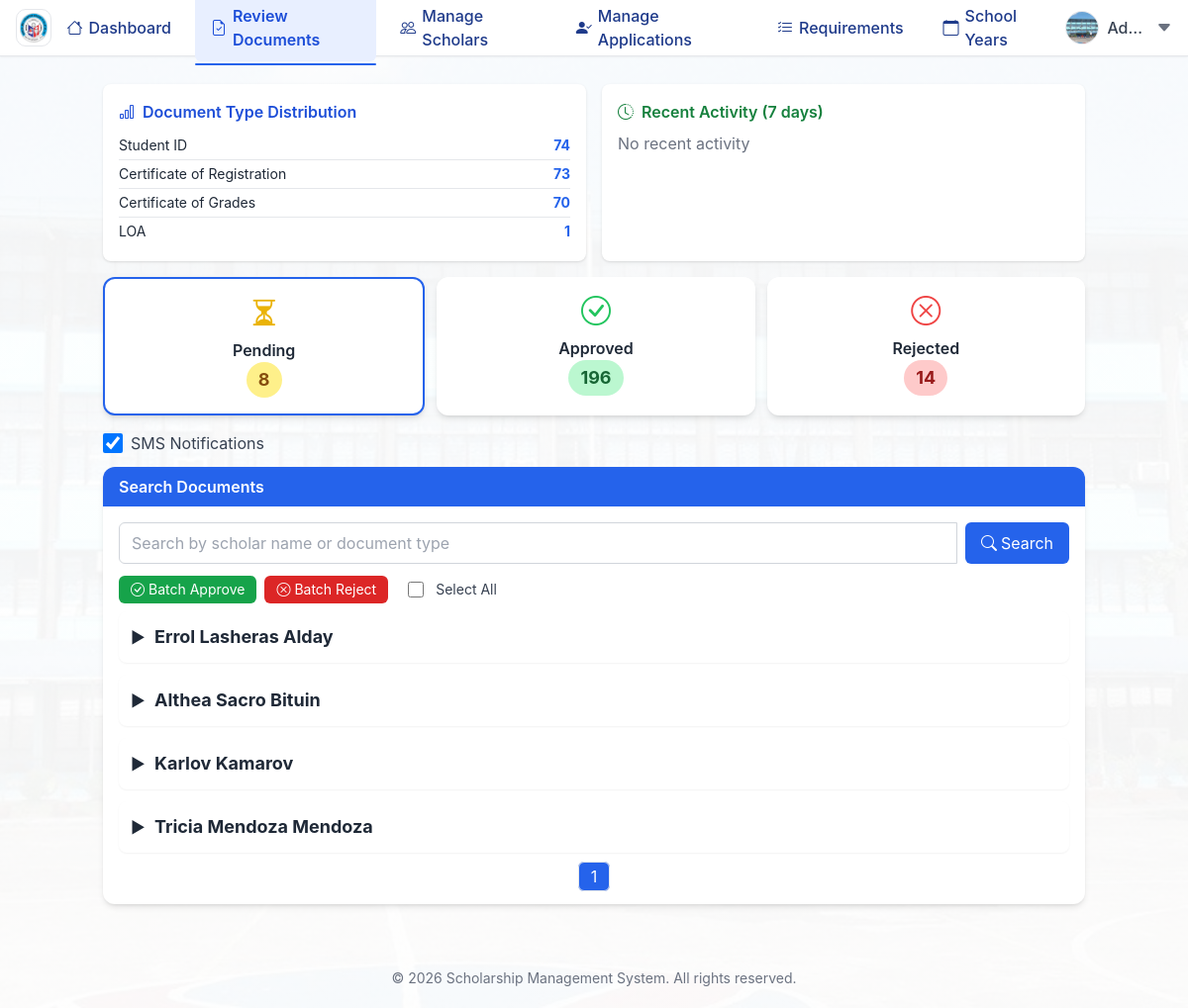
/admin/review_documents.php (signed in), run on the app's committed database.
### tables this page shows
CREATE TABLE `scholars` (
  `id` int(11) NOT NULL,
  `user_id` int(11) NOT NULL,
  `first_name` varchar(60) NOT NULL DEFAULT '',
  `middle_name` varchar(60) DEFAULT NULL,
  `last_name` varchar(60) NOT NULL DEFAULT '',
  `extended_name` varchar(120) DEFAULT NULL,
  `email` varchar(255) NOT NULL,
  `course` varchar(255) NOT NULL,
  `year_level` int(11) NOT NULL,
  `scholarship_type` varchar(255) NOT NULL,
  `created_at` timestamp NOT NULL DEFAULT current_timestamp(),
  `profile_pic` varchar(255) DEFAULT NULL,
  `phone` varchar(20) DEFAULT NULL,
  `sex` varchar(10) DEFAULT NULL,
  `units` int(11) DEFAULT NULL,
  `tuition_fee` decimal(10,2) DEFAULT NULL,
  `batch` decimal(10,2) DEFAULT NULL,
  `status` enum('enrolled','not_enrolled','graduated') DEFAULT 'enrolled',
  `physical_copy_confirmed` tinyint(1) DEFAULT 0,
  `liquidated` tinyint(1) DEFAULT 0
);

### admin/review_documents.php (the view, shortened to what this page needs)
<?php
require '../config.php';
$search_query = trim($_GET['search'] ?? '');
$status_filter = trim($_GET['status'] ?? 'pending');
$page = isset($_GET['page']) ? (int)$_GET['page'] : 1;
$limit = 10;
$total_sql = "SELECT COUNT(DISTINCT scholars.id) FROM documents
        JOIN scholars ON documents.scholar_id = scholars.id
        WHERE documents.status = ?
        AND (CONCAT_WS(' ', scholars.first_name, scholars.middle_name, scholars.last_name) LIKE ?
          OR documents.document_type LIKE ?)";
$total_stmt = $pdo->prepare($total_sql);
$total_stmt->execute([$status_filter, "%$search_query%", "%$search_query%"]);
$total_scholars = (int)$total_stmt->fetchColumn();
$total_pages = max(1, ceil($total_scholars / $limit));
$page = max(1, min($page, $total_pages));
$offset = ($page - 1) * $limit;
$sql_counts = "SELECT
      COUNT(*) AS total,
      COUNT(CASE WHEN status = 'Pending' THEN 1 END) AS pending_count,
      COUNT(CASE WHEN status = 'Approved' THEN 1 END) AS approved_count,
      COUNT(CASE WHEN status = 'Rejected' THEN 1 END) AS rejected_count
    FROM documents";
$counts = $pdo->query($sql_counts)->fetch(PDO::FETCH_ASSOC);
$sql_type_dist = "SELECT document_type, COUNT(*) as count FROM documents GROUP BY document_type ORDER BY count DESC";
$type_dist = $pdo->query($sql_type_dist)->fetchAll(PDO::FETCH_ASSOC);
$sql_recent = "SELECT status, COUNT(*) as count, DATE(uploaded_at) as day FROM documents WHERE uploaded_at >= DATE_SUB(CURDATE(), INTERVAL 7 DAY) GROUP BY day, status ORDER BY day DESC";
$recent_activity = $pdo->query($sql_recent)->fetchAll(PDO::FETCH_ASSOC);
$sql_scholars = "SELECT DISTINCT scholars.id AS scholar_id,
        CONCAT_WS(' ', scholars.first_name, scholars.middle_name, scholars.last_name) AS full_name
      FROM documents
      JOIN scholars ON documents.scholar_id = scholars.id
      WHERE documents.status = ?
      AND (scholars.first_name LIKE ? OR scholars.middle_name LIKE ? OR scholars.last_name LIKE ? OR documents.document_type LIKE ?)
      ORDER BY scholars.last_name, scholars.first_name
      LIMIT ? OFFSET ?";
$stmt = $pdo->prepare($sql_scholars);
$stmt->bindValue(1, $status_filter, PDO::PARAM_STR);
$stmt->bindValue(2, "%$search_query%", PDO::PARAM_STR);
$stmt->bindValue(3, "%$search_query%", PDO::PARAM_STR);
$stmt->bindValue(4, "%$search_query%", PDO::PARAM_STR);
$stmt->bindValue(5, "%$search_query%", PDO::PARAM_STR);
$stmt->bindValue(6, $limit, PDO::PARAM_INT);
$stmt->bindValue(7, $offset, PDO::PARAM_INT);
$stmt->execute();
$scholars = $stmt->fetchAll(PDO::FETCH_ASSOC);
$stmt = $pdo->prepare("SELECT main_admin FROM users WHERE id = ?");
$stmt->execute([$_SESSION['user_id']]);
$user = $stmt->fetch(PDO::FETCH_ASSOC);
$is_main_admin = ($user && $user['main_admin'] == 1) && isset($_GET['main_view']);
?>
<!DOCTYPE html>
<html lang="en">
<head>
  <script src="https://cdn.tailwindcss.com"></script>
  <link rel="stylesheet" href="https://cdn.jsdelivr.net/npm/bootstrap-icons@1.11.3/font/bootstrap-icons.min.css">
  <link rel="stylesheet" href="../css/style.css">
</head>
<body class="bg-gray-100 text-gray-800">
  <?php include __DIR__ . '/includes/navbar.php'; ?>
  <main class="container mx-auto px-4 py-3">
    <div class="mb-4 grid grid-cols-1 md:grid-cols-2 gap-4">
      <div class="bg-white shadow rounded-lg p-4">
        <h4 class="font-semibold mb-2 text-blue-700 flex items-center gap-2"><i class="bi bi-bar-chart"></i> Document Type Distribution</h4>
        <?php if (!empty($type_dist)): ?>
          <ul class="text-sm">
            <?php foreach ($type_dist as $row): ?>
              <li class="flex justify-between border-b last:border-b-0 py-1">
                <span><?= htmlspecialchars($row['document_type']) ?></span>
                <span class="font-bold text-blue-600"><?= $row['count'] ?></span>
              </li>
            <?php endforeach; ?>
          </ul>
        <?php else: ?>
          <span class="text-gray-500">No data</span>
        <?php endif; ?>
      </div>
      <div class="bg-white shadow rounded-lg p-4">
        <h4 class="font-semibold mb-2 text-green-700 flex items-center gap-2"><i class="bi bi-clock-history"></i> Recent Activity (7 days)</h4>
        <?php if (!empty($recent_activity)): ?>
          <ul class="text-sm">
            <?php $last_day = null; foreach ($recent_activity as $row): ?>
              <?php if ($last_day !== $row['day']): ?>
                <li class="mt-2 font-bold text-gray-700"><?= htmlspecialchars($row['day']) ?></li>
                <?php $last_day = $row['day']; ?>
              <?php endif; ?>
              <li class="ml-4 flex justify-between">
                <span><?= ucfirst($row['status']) ?></span>
                <span class="font-bold <?= $row['status']==='approved'?'text-green-600':($row['status']==='rejected'?'text-red-600':'text-yellow-600') ?>"><?= $row['count'] ?></span>
              </li>
            <?php endforeach; ?>
          </ul>
        <?php else: ?>
          <span class="text-gray-500">No recent activity</span>
        <?php endif; ?>
      </div>
    </div>
    <div class="flex flex-wrap gap-3 mb-4" id="overview-cards">
      <a href="review_documents.php?status=pending&search=<?= urlencode($search_query) ?>"
         class="flex-1 bg-white shadow-md p-4 rounded-xl text-center hover:shadow-lg transition <?= $status_filter==='pending'?'status-active':'' ?>">
        <i class="bi bi-hourglass-split text-3xl text-yellow-500"></i>
        <h5 class="mt-2 font-semibold">Pending</h5>
        <span class="inline-block bg-yellow-200 text-yellow-800 text-lg font-bold px-3 py-1 rounded-full" id="pending-count"><?= isset($counts['pending_count']) ? $counts['pending_count'] : (isset($counts['pending']) ? $counts['pending'] : 0) ?></span>
      </a>
      <a href="review_documents.php?status=approved&search=<?= urlencode($search_query) ?>"
         class="flex-1 bg-white shadow-md p-4 rounded-xl text-center hover:shadow-lg transition <?= $status_filter==='approved'?'status-active':'' ?>">
        <i class="bi bi-check-circle text-3xl text-green-500"></i>
        <h5 class="mt-2 font-semibold">Approved</h5>
        <span class="inline-block bg-green-200 text-green-800 text-lg font-bold px-3 py-1 rounded-full" id="approved-count"><?= isset($counts['approved_count']) ? $counts['approved_count'] : (isset($counts['approved']) ? $counts['approved'] : 0) ?></span>
      </a>
      <a href="review_documents.php?status=rejected&search=<?= urlencode($search_query) ?>"
         class="flex-1 bg-white shadow-md p-4 rounded-xl text-center hover:shadow-lg transition <?= $status_filter==='rejected'?'status-active':'' ?>">
        <i class="bi bi-x-circle text-3xl text-red-500"></i>
        <h5 class="mt-2 font-semibold">Rejected</h5>
        <span class="inline-block bg-red-200 text-red-800 text-lg font-bold px-3 py-1 rounded-full" id="rejected-count"><?= isset($counts['rejected_count']) ? $counts['rejected_count'] : (isset($counts['rejected']) ? $counts['rejected'] : 0) ?></span>
      </a>
    </div>
    <div class="flex items-center mb-3">
      <input id="sms-toggle" type="checkbox" checked class="h-5 w-5 text-blue-600 rounded focus:ring-blue-500 border-gray-300">
      <label for="sms-toggle" class="ml-2 text-gray-700">SMS Notifications</label>
    </div>
    <div class="bg-white shadow-md rounded-xl mb-3">
      <div class="bg-blue-600 text-white px-4 py-2 rounded-t-xl font-semibold">Search Documents</div>
      <div class="p-4">
        <form method="GET" action="review_documents.php" class="flex flex-wrap gap-2 mb-3">
          <div class="flex-grow flex">
            <input type="text" name="search" placeholder="Search by scholar name or document type"
              class="w-full border rounded-l-md px-3 py-2 focus:ring-blue-500 focus:border-blue-500"
              value="<?= htmlspecialchars($search_query) ?>" autofocus autocomplete="off">
          </div>
          <button type="submit" class="bg-blue-600 hover:bg-blue-700 text-white px-4 py-2 rounded-md flex items-center gap-1">
            <i class="bi bi-search"></i> Search
          </button>
        </form>
        <?php if (!$is_main_admin && !empty($scholars) && strtolower($status_filter)==='pending'): ?>
        <div class="mb-2 flex items-center gap-2">
          <button id="batch-approve" class="bg-green-600 hover:bg-green-700 text-white px-3 py-1 rounded-md text-sm flex items-center gap-1">
            <i class="bi bi-check-circle"></i> Batch Approve
          </button>
          <button id="batch-reject" class="bg-red-600 hover:bg-red-700 text-white px-3 py-1 rounded-md text-sm flex items-center gap-1">
            <i class="bi bi-x-circle"></i> Batch Reject
          </button>
          <input id="select-all" type="checkbox" class="ml-3 h-4 w-4 border-gray-300 rounded">
          <label for="select-all" class="ml-1 text-gray-700 text-sm">Select All</label>
        </div>
        <?php endif; ?>
        <div id="documents-list">
          <?php if (empty($scholars)): ?>
            <div class="text-center text-gray-500">No <?= htmlspecialchars($status_filter) ?> documents found.</div>
          <?php else: ?>
            <?php foreach ($scholars as $scholar): ?>
            <div class="bg-white shadow-sm p-3 rounded-lg mb-3 card-doc" data-scholar-id="<?= $scholar['scholar_id'] ?>">
              <div class="scholar-row flex items-center cursor-pointer" onclick="toggleSubRow(<?= $scholar['scholar_id'] ?>)">
                <span class="toggle-icon mr-2"></span>
                <strong class="text-lg"><?= htmlspecialchars($scholar['full_name']) ?></strong>
              </div>
            </div>
            <?php endforeach; ?>
          <?php endif; ?>
        </div>
        <nav class="mt-3">
          <ul class="flex justify-center gap-1">
            <?php for ($i = 1; $i <= $total_pages; $i++): ?>
              <li>
                <a class="px-3 py-1 rounded-md border <?= $i===$page ? 'bg-blue-600 text-white' : 'bg-white text-gray-700 hover:bg-gray-100' ?>"
                   href="review_documents.php?page=<?= $i ?>&status=<?= urlencode($status_filter) ?>&search=<?= urlencode($search_query) ?>">
                  <?= $i ?>
                </a>
              </li>
            <?php endfor; ?>
          </ul>
        </nav>
      </div>
    </div>
  </main>
<?php include __DIR__ . '/includes/footer.php'; ?>
</body>
</html>

### css/style.css (style rules this page uses)
:root { --primary-color: #0d47a1; --secondary-color: #1976d2; --accent-color: #e3f2fd; --text-color: #1a237e; --danger-color: #dc2626; --danger-hover: #b91c1c; --card-bg: #ffffff; --transition-speed: 0.25s; --shadow-sm: 0 1px 3px rgba(0,0,0,0.08); --shadow-md: 0 4px 6px rgba(0,0,0,0.1); --shadow-lg: 0 10px 15px rgba(0,0,0,0.15); }
body { font-family: 'Inter', 'Segoe UI', sans-serif; background: linear-gradient(rgba(255,255,255,0.95), rgba(255,255,255,0.95)), url('pictures/iccbackground.png') no-repeat center center fixed; background-size: cover; color: var(--text-color); margin: 0; padding-top: 56px; line-height: 1.6; }
input, select, textarea { border: 1px solid #d1d5db; padding: 8px 12px; font-size: 0.95rem; width: 100%; border-radius: 0; transition: border var(--transition-speed), box-shadow var(--transition-speed); }

### admin/review_documents.php (style rules this page uses)
.card-doc { transition: transform 0.3s, box-shadow 0.3s; }
.status-active { border: 2px solid #2563eb; }
.toggle-icon { display: inline-block; width: 1em; transition: transform 0.3s; }
.toggle-icon::before { content: '\25B6'; }

### data on the page
scholars: full_name "Errol Lasheras Alday"
scholars: full_name "Althea Sacro Bituin"
scholars: full_name "Karlov Kamarov"
scholars: full_name "Tricia Mendoza Mendoza"

### other printed values
$row['document_type'] "Student ID"
$row['count'] "74"
$row['document_type'] "Certificate of Registration"
$row['count'] "73"
$row['document_type'] "Certificate of Grades"
$row['count'] "70"
$row['document_type'] "LOA"
$row['count'] "1"
$counts['pending_count'] "8"
$counts['approved_count'] "196"
$counts['rejected_count'] "14"
